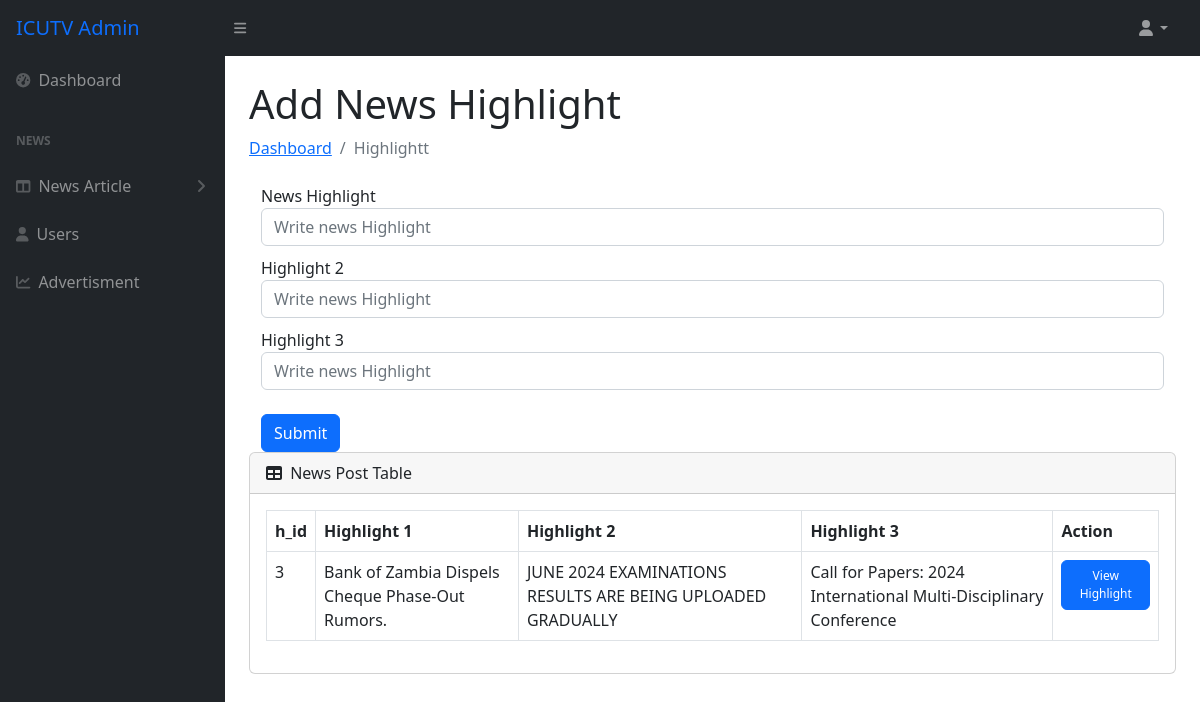
The page /admin/highlight.php (signed in) on the database its author committed.
### tables this page shows
CREATE TABLE `highlight` (
  `h_id` int(11) NOT NULL,
  `highlight_1` varchar(250) NOT NULL,
  `highlight_2` varchar(250) NOT NULL,
  `highlight_3` varchar(250) NOT NULL
);

### admin/highlight.php (the view, shortened to what this page needs)
<?php
include_once "connection/conn.php";
$result = $conn->query("SELECT * FROM highlight");
?>
<!DOCTYPE html>
<html lang="en">
<head>
    <link href="css/styles.css" rel="stylesheet" />
</head>
<body>
      <?php
    include_once 'nav.php';
    ?>
    <div id="layoutSidenav">
        <?php include 'header.php' ?>
        <div id="layoutSidenav_content">
            <main>
                <div class="container-fluid px-4">
                    <h1 class="mt-4">Add News Highlight</h1>
                    <ol class="breadcrumb mb-4">
                        <li class="breadcrumb-item"><a href="index.php">Dashboard</a></li>
                        <li class="breadcrumb-item active">Highlightt</li>
                    </ol>
                    <div class="container form-container">
                        <form method="POST" enctype="multipart/form-data">
                            <div class="form-group">
                                <label for="advertTitle">News Highlight</label>
                                <input type="text" class="form-control" id="a_Title" name="Highlight_1" placeholder="Write news Highlight" required>
                            </div>
                             <div class="form-group">
                                <label for="advertTitle">Highlight 2</label>
                                <input type="text" class="form-control" id="a_Title" name="Highlight_2" placeholder="Write news Highlight" required>
                            </div>
                             <div class="form-group">
                                <label for="advertTitle">Highlight 3</label>
                                <input type="text" class="form-control" id="a_Title" name="Highlight_3" placeholder="Write news Highlight" required>
                            </div>
                            <br>
                            <button type="submit" class="btn btn-primary btn-block">Submit</button>
                        </form>
                    </div>
                    <div class="card mb-6">
                        <div class="card-header">
                            <i class="fas fa-table me-1"></i>
                            News Post Table
                        </div>
                        <div class="card-body">
                            <div class="table-responsive">
                                <table id="datatablesSimple" class="table table-bordered">
                                    <thead>
                                    <tr>
                                        <th>h_id</th>
                                        <th>Highlight 1</th>
                                        <th>Highlight 2</th>
                                        <th>Highlight 3</th>
                                        <th>Action</th>
                                    </tr>
                                </thead>
                                    <tbody>
                                         <?php while ($row = $result->fetch_assoc()) : ?>
                                        <tr>
                                            <td><?php echo $row['h_id']; ?></td>
                                            <td><?php echo $row['highlight_1']; ?></td>
                                            <td><?php echo $row['highlight_2']; ?></td>
                                            <td><?php echo $row['highlight_3']; ?></td>
                                            <td>
                                             <button type="button" class="btn btn-primary" style="width:100%; font-size:12px;"  data-bs-toggle="modal" data-bs-target="#highlightModal<?php echo $row['h_id']; ?>">View Highlight</button>
                                            </td>
                                        </tr>
                                    <?php endwhile; ?>
                                    </tbody>
                                </table>
                            </div>
                        </div>
                    </div>
                </div>
            </main>
        </div>
    </div>
</body>
</html>

### admin/highlight.php (style rules this page uses)
.form-group { margin-top: 10px; }

### rows shown on the page
highlight: h_id "3", highlight_1 "Bank of Zambia Dispels Cheque Phase-Out Rumors.", highlight_2 "JUNE 2024 EXAMINATIONS RESULTS ARE BEING UPLOADED GRADUALLY", highlight_3 "Call for Papers: 2024 International Multi-Disciplinary Conference"
